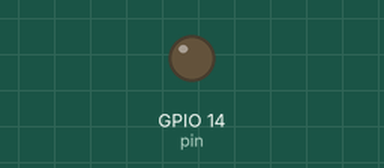
The program below on a simulated Raspberry Pi (BCM pin numbers). Parts: output pins drawn as LEDs (lit = HIGH). What the program prints to the terminal is not drawn. At 4.0 s the program stops and its outputs stay as they are.

Above: at 0.1 s.
At 2.1 s:
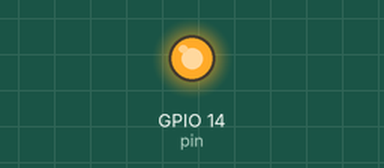
Timing chart, 0 to 5.5 s (numbered marks = the images above):
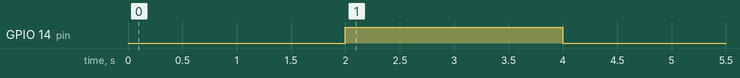

Measured:
- by itself, GPIO 14 (pin): LOW → HIGH at 2.0 s, → LOW 2.0 s later

The program:

testRelay.py
```python
import RPi.GPIO as GPIO
from time import sleep

pin=14

GPIO.setwarnings(False)
GPIO.setmode(GPIO.BCM)
GPIO.setup(pin, GPIO.OUT)
GPIO.output(pin, GPIO.HIGH)

# main loop
try:
  GPIO.output(pin, GPIO.LOW)
  sleep(2)
  GPIO.output(pin, GPIO.HIGH)
  sleep(2)
  print("Works")
  GPIO.cleanup()
  print("Good bye!")

except KeyboardInterrupt:
 print("  Bye!")
 GPIO.cleanup()
 exit()
```
